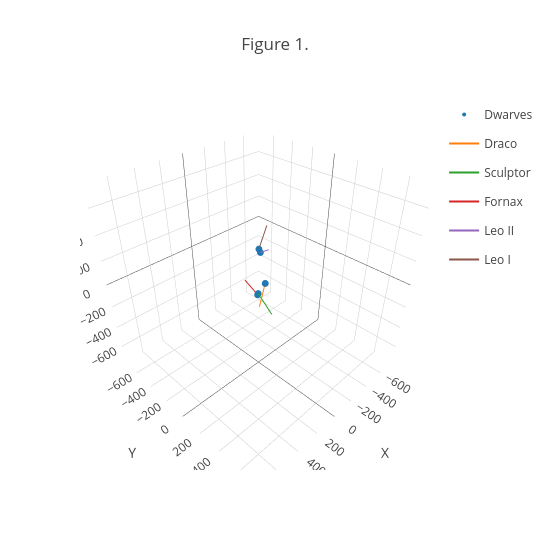

Write notebook code for a chart like this one.
### Code cell
data = go.Scatter3d(x=sGC['x'], y=sGC['y'], z=sGC['z'], text = sGC['Name'], mode='markers', marker=dict(size=4), name='Dwarves')

fig = go.Figure(data)

for i, n in enumerate(sGC['Name']):
    fig.add_trace(
            go.Scatter3d(
                x=[sGC['x'][i].value, sGC['x'][i].value+sGC['v_x'][i].value],
                y=[sGC['y'][i].value, sGC['y'][i].value+sGC['v_y'][i].value],
                z=[sGC['z'][i].value, sGC['z'][i].value+sGC['v_z'][i].value],
                mode='lines', legendgroup=n,  hovertext=n,
                name="{}".format(n)  )  )

fig.update_layout(title='Figure 1.', 
                  autosize=True,
                  scene_camera_eye=dict(x=1.2, y=1.2, z=1.2),
                  scene = dict(
                    xaxis_title='X', yaxis_title='Y', zaxis_title='Z',
                    xaxis = dict(nticks=15,range=[-770,770],),
                    yaxis = dict(nticks=15,range=[-770,770],),
                    zaxis = dict(nticks=15,range=[-770,770],),),
                  width=550, height=550, template='none', scene_aspectmode='cube')
fig.show()

### Figure 1 — Plotly figure (JSON) as saved in the notebook; plotly's stock layout.template omitted (floating-point values rounded to 4 significant figures)
{"data": [{"marker": {"size": 4}, "mode": "markers", "name": "Dwarves", "text": ["Draco", "Sculptor", "Fornax", "Leo II", "Leo I"], "type": "scatter3d", "x": [-4.065, -5.323, -41.43, -76.48, -125.1], "y": [62.18, -9.533, -50.96, -58.17, -121.5], "z": [43.19, -83.29, -134.0, 215.0, 195.5]}, {"hovertext": "Draco", "legendgroup": "Draco", "mode": "lines", "name": "Draco", "type": "scatter3d", "x": [-4.065, 61.91], "y": [62.18, 71.37], "z": [43.19, -124.5]}, {"hovertext": "Sculptor", "legendgroup": "Sculptor", "mode": "lines", "name": "Sculptor", "type": "scatter3d", "x": [-5.323, 13.38], "y": [-9.533, 149.6], "z": [-83.29, -177.6]}, {"hovertext": "Fornax", "legendgroup": "Fornax", "mode": "lines", "name": "Fornax", "type": "scatter3d", "x": [-41.43, -23.77], "y": [-50.96, -167.0], "z": [-134.0, -50.65]}, {"hovertext": "Leo II", "legendgroup": "Leo II", "mode": "lines", "name": "Leo II", "type": "scatter3d", "x": [-76.48, -124.4], "y": [-58.17, -22.96], "z": [215.0, 231.1]}, {"hovertext": "Leo I", "legendgroup": "Leo I", "mode": "lines", "name": "Leo I", "type": "scatter3d", "x": [-125.1, -231.0], "y": [-121.5, -146.2], "z": [195.5, 337.3]}], "layout": {"autosize": true, "height": 550, "scene": {"aspectmode": "cube", "aspectratio": {"x": 1, "y": 1, "z": 1}, "camera": {"eye": {"x": 1.2, "y": 1.2, "z": 1.2}}, "xaxis": {"nticks": 15, "range": [-770, 770], "title": {"text": "X"}, "type": "linear"}, "yaxis": {"nticks": 15, "range": [-770, 770], "title": {"text": "Y"}, "type": "linear"}, "zaxis": {"nticks": 15, "range": [-770, 770], "title": {"text": "Z"}, "type": "linear"}}, "title": {"text": "Figure 1."}, "width": 550}}
